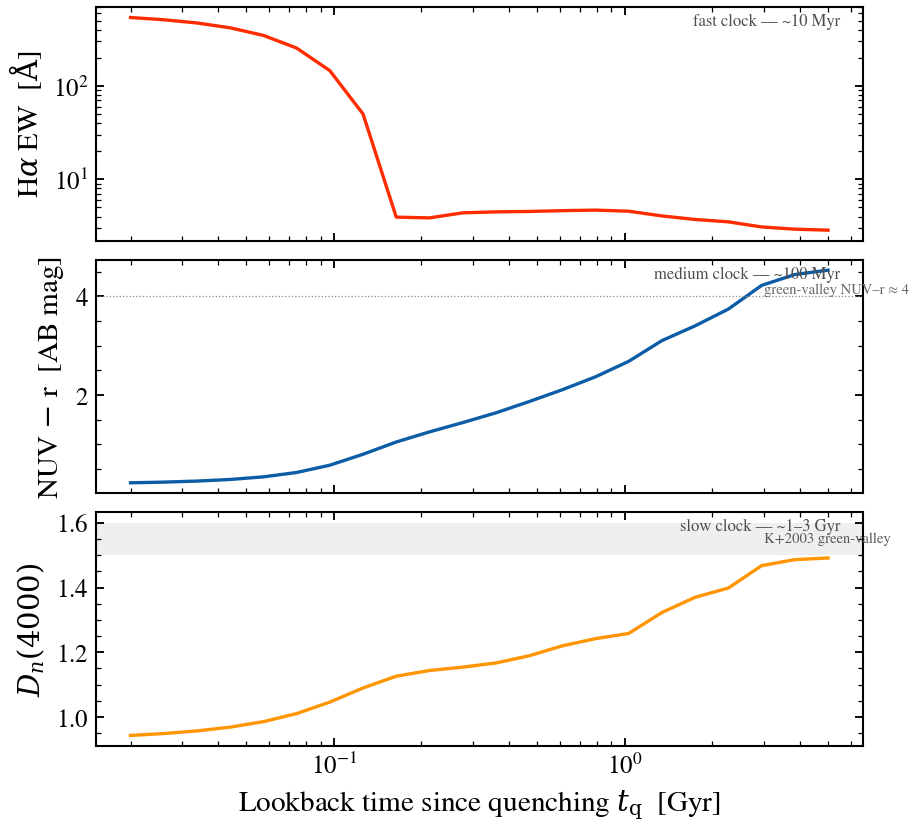

This figure's Python source:
"""
Three diagnostics of quenching epoch in one figure
====================================================

When did star formation in a galaxy stop? Optical-only color, the
4000 Å break, and Hα equivalent width respond on different timescales:
NUV − r reddens within ~100 Myr of quenching (loss of O/B stars),
``D_n(4000)`` continues to rise over 1–3 Gyr as A stars evolve, and
Hα EW drops fastest of all (within ~10 Myr) since it tracks only the
youngest ionizing photons.

We sweep the truncation epoch ``t_quench`` of a constant-SFR
population from 10 Myr to 5 Gyr ago and show all three diagnostics on
the same x-axis so the reader can see which observation is the right
clock for a given quenching timescale.

References:
- Kauffmann+2003, MNRAS, 341, 33 (D_n(4000) vs Hα EW)
- Martin+2007, ApJS, 173, 342 (NUV − r and the green valley)
"""

import os

os.environ["TF_CPP_MIN_LOG_LEVEL"] = "2"  # suppress XLA/PjRt C++ INFO+WARNING logs

import warnings

import jax
import jax.numpy as jnp
import matplotlib.pyplot as plt
import numpy as np

import tengri
from tengri.analysis.plotting import setup_style

setup_style()
warnings.filterwarnings("ignore", message=".*BakedInBackend.*")

C_AA_PER_S = 2.998e18


def _d4000(wave: np.ndarray, l_nu: np.ndarray) -> float:
    blue = (wave >= 3850) & (wave <= 3950)
    red = (wave >= 4000) & (wave <= 4100)
    return float(np.mean(l_nu[red]) / np.mean(l_nu[blue]))


def _halpha_ew(wave: np.ndarray, l_nu: np.ndarray) -> float:
    """Approximate Hα equivalent width in Å via narrow / continuum windows."""
    cont = ((wave >= 6450) & (wave <= 6540)) | ((wave >= 6580) & (wave <= 6650))
    line = (wave >= 6545) & (wave <= 6580)
    f_lam = l_nu * C_AA_PER_S / wave**2
    f_cont = np.median(f_lam[cont])
    delta = wave[line][1] - wave[line][0] if line.sum() > 1 else 1.0
    excess = np.sum(f_lam[line] - f_cont) * delta
    return float(excess / f_cont) if f_cont > 0 else 0.0


obs = tengri.Observation(photometry=tengri.Photometry.from_names(["galex_nuv", "sdss_r"]))
model = tengri.SEDModel.build(
    tengri.load_ssp(),
    observation=obs,
    sfh={
        "type": "tsnorm",
        "*": tengri.FIXED,
        "peak_lbt_gyr": tengri.Uniform(0.01, 8.0),
        "width_gyr": 0.05,  # narrow truncation: an explicit quench
        "log_total_mass": 10.0,
        "skew": 0.0,
        "trunc": 13.0,
    },
    dust={"type": "two_component", "*": tengri.FIXED, "tau_diff": 0.2, "tau_bc": 0.3},
    redshift=tengri.Fixed(0.05),
)
baseline = dict(model.spec.sample(jax.random.PRNGKey(0)))

t_q = np.geomspace(0.02, 5.0, 22)
nuv_r = np.empty_like(t_q)
d4000 = np.empty_like(t_q)
ha_ew = np.empty_like(t_q)

for i, t in enumerate(t_q):
    params = {**baseline, "sfh_tsnorm_peak_lbt_gyr": jnp.float64(t)}
    flux = np.asarray(model.predict_photometry(params))
    nuv_r[i] = -2.5 * np.log10(flux[0] / flux[1])
    sed = model.predict(params)
    wave = np.asarray(model.wavelengths)
    l_nu = np.asarray(sed.rest_sed())
    d4000[i] = _d4000(wave, l_nu)
    ha_ew[i] = _halpha_ew(wave, l_nu)

fig, axes = plt.subplots(3, 1, figsize=(6.6, 6.4), sharex=True, gridspec_kw={"hspace": 0.08})

ax = axes[0]
ax.plot(t_q, np.abs(ha_ew), color="C3", lw=1.6)
ax.set_yscale("log")
ax.set_ylabel(r"H$\alpha$ EW  [$\mathrm{\AA}$]")
ax.text(
    0.97, 0.92, "fast clock — ~10 Myr", transform=ax.transAxes, ha="right", fontsize=8, color="0.3"
)

ax = axes[1]
ax.plot(t_q, nuv_r, color="C0", lw=1.6)
ax.axhline(4.0, color="0.55", lw=0.6, ls=":")
ax.text(t_q[-1] * 0.6, 4.07, "green-valley NUV–r ≈ 4", fontsize=7, color="0.4")
ax.set_ylabel(r"NUV $-$ r  [AB mag]")
ax.text(
    0.97,
    0.92,
    "medium clock — ~100 Myr",
    transform=ax.transAxes,
    ha="right",
    fontsize=8,
    color="0.3",
)

ax = axes[2]
ax.plot(t_q, d4000, color="C2", lw=1.6)
ax.axhspan(1.5, 1.6, color="0.92", alpha=0.8, lw=0)
ax.text(t_q[-1] * 0.6, 1.55, "K+2003 green-valley", fontsize=7, color="0.35", va="center")
ax.set_ylabel(r"$D_n(4000)$")
ax.text(
    0.97,
    0.92,
    "slow clock — ~1–3 Gyr",
    transform=ax.transAxes,
    ha="right",
    fontsize=8,
    color="0.3",
)
ax.set_xscale("log")
ax.set_xlabel(r"Lookback time since quenching $t_{\rm q}$  [Gyr]")

plt.savefig("plot_workflow_quenching_diagnostics.png", dpi=150, bbox_inches="tight")
